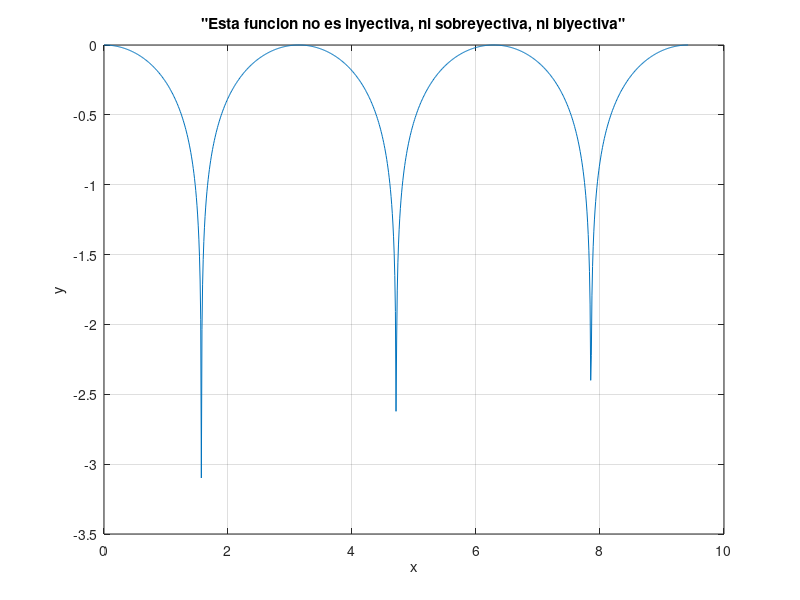

This figure's MATLAB source:
% Octave Script
% funcion                :18
% Title                  :Funciones trascendentes: trigonometricas, logoritmicas y exponenciales
% Description            :Script para recordar Funciones trascendentes: trigonometricas, logoritmicas y exponenciales 
% Author                 :Magali Valencia Clemente
% Date                   :24/11/2021
% Version                :1
% Usage                  :C:\Users\magali
%                        :octave>Funciones trascendentes: trigonometricas, logoritmicas y exponenciales
clear
fs=100;
% Dominio
x=0:1./fs:3.*pi;
% Funcion a plotear
fx=log10(cos(x));
plot(x, fx);
% Realizar la grafica
title('"Esta funcion no es inyectiva, ni sobreyectiva, ni biyectiva"' );
xlabel('x');
ylabel('y');
grid on;

